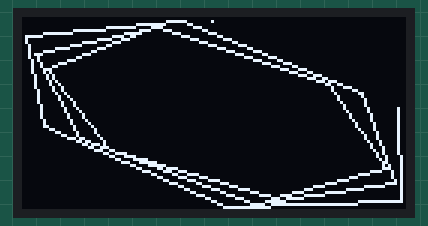
This program was run on a simulated ESP32 board running MicroPython. On the bench: 128×64 one-colour display. Random numbers come from a fixed seed; the clock reads 2024-03-15 10:24:30 at power-on unless the program sets it; library files of the repository ran but are not shown: ssd1306.py.

Above: at 1.03 s.
At 8.7 s:
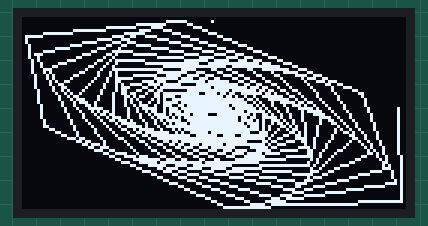
At 16.0 s:
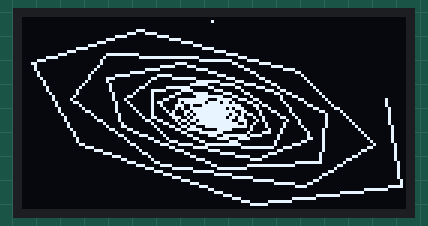
At 20.3 s:
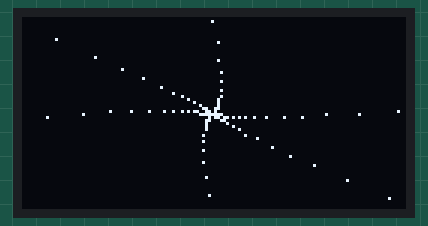
At 31.4 s:
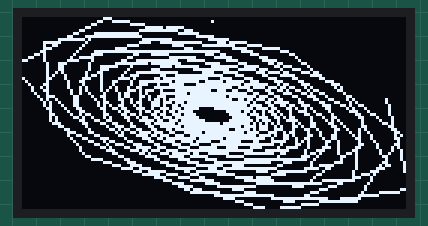
At 37.9 s:
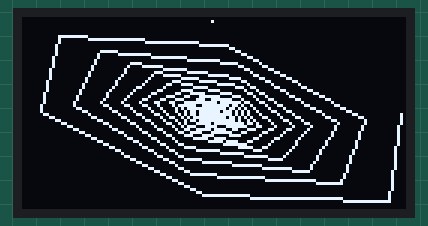

Measured:
- what the display in image 1 shows lasts 2.4 s, from 8.7 s to 11.1 s
- what the display in image 2 shows lasts 2.3 s, from 15.9 s to 18.2 s
- what the display in image 3 shows lasts 3.0 s, from 20.3 s to 23.3 s
- what the display in image 4 shows lasts 2.2 s, from 31.4 s to 33.6 s

The program:

sw.py
```python
import sys
import math
import time
import random
#

# The OLED screen ranges from (0,0) to (127,63)
# The center of the screen is (63,31)
#
#
#

if len(sys.argv) > 1:  # pass any paramter to run this on a host
    ESP = 0            #  vs running on the ESP32
else:
    ESP  = 1


if ESP:   # stuff specific to ESP32

 from machine import I2C, Pin
 import ssd1306


 rst = Pin(16, Pin.OUT)
 rst.value(1)
 scl = Pin(15, Pin.OUT, Pin.PULL_UP)
 sda = Pin(4, Pin.OUT, Pin.PULL_UP)
 i2c = I2C(scl=scl, sda=sda, freq=450000)
 oled = ssd1306.SSD1306_I2C(128, 64, i2c, addr=0x3c)

 oled.fill(0)


 def plot2(a,b):
  x = int(a)
  y = int(b)

  y2 = 63-y

  oled.pixel(x,y2,1)


 def line(x1,y1,x2,y2):
#
# Implementation of Bresenham's line algorithm
#  (see: https://rosettacode.org/wiki/Bitmap/Bresenham%27s_line_algorithm)
#
#
   deltax = abs(x2-x1)
   signx = -1
   if x1< x2:
      signx = 1

   deltay = abs(y2-y1)
   signy = -1
   if y1< y2:
       signy = 1

   er = 0-deltay

   if deltax > deltay:
      er = deltax

   er = int(er/2)

   for _ in range(1000):   # plot up to 1000 points
    plot2(x1,y1)           # just an easy way to loop

    if ((x1 == x2) & (y1 == y2)):
       return

    e2 = er

    if (e2 > (0-deltax)):
       er = er -  deltay
       x1 = x1 + signx

    if e2 < deltay:
       er = er + deltax
       y1 = y1 + signy


#
# Main Swirl code.
#   Ported form the MTU Visible Memory Graphics Software Packege (K-1008)
#    see: http://mikenaberezny.com/wp-content/uploads/2018/03/mtu-k1008-grapics-software-package.pdf)
#
#

t = int( time.time() * 1000.0 )     # Seeds the random number gen.
random.seed( ((t & 0xff000000) >> 24) +
             ((t & 0x00ff0000) >>  8) +
             ((t & 0x0000ff00) <<  8) +
             ((t & 0x000000ff) << 24)   )

for _ in range(20):   # Just do 20 swirls

 sin = 0
 cos = .999
 maxX = 127
 maxY = 63
 x1 = 0
 y1 = 0


 freq = random.uniform(.9,.99999)
 damp = random.uniform(.9,.99999)
 lines = random.randint(0,50)


 for i in range(500):  # do a max of 500 points / swirl

  x2 = maxX/2 * sin + maxX/2
  y2 = maxY/2 * cos + maxY/2

  sin = (sin*damp)+cos*freq
  cos = cos - freq*sin

  if ESP:
   plot2(int(x2),int(y2))
   oled.show()

  if (abs(sin) <= .001 ):
    break


  deltax = abs(x1-x2)
  deltay = abs(y1-y2)


  if i>1:
    if ESP:
      if lines <= 25:
         line(int(x1),int(y1),int(x2),int(y2))
         oled.show()
    else:
      print ("(",int(x1),"),",int(y1),") -> (",int(x2),",",int(y2),")")

  x1 = x2
  y1 = y2

 if ESP:
    oled.show()
    time.sleep(2)
    oled.fill(0)
```
